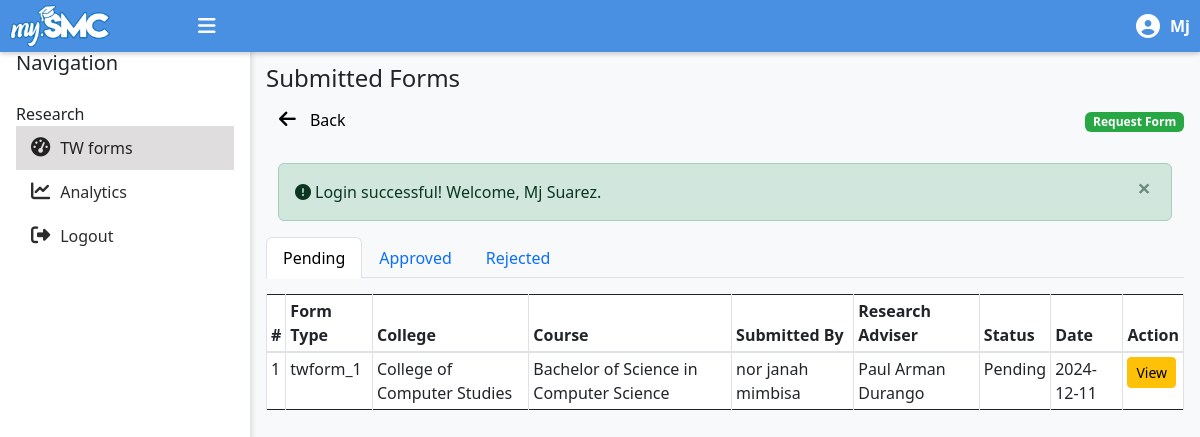
Page /dean/tw-forms.php (signed in) on the committed database.
### tables this page shows
CREATE TABLE `tw_forms` (
  `tw_form_id` int(11) NOT NULL,
  `form_type` enum('twform_1','twform_2','twform_3','twform_4','twform_5') NOT NULL,
  `ir_agenda_id` int(11) NOT NULL,
  `col_agenda_id` int(11) NOT NULL,
  `department_id` int(11) NOT NULL,
  `course_id` int(11) NOT NULL,
  `user_id` int(11) NOT NULL,
  `research_adviser_id` int(11) NOT NULL,
  `overall_status` enum('pending','approved','rejected','') NOT NULL,
  `comments` text DEFAULT NULL,
  `submission_date` date DEFAULT NULL,
  `last_updated` timestamp NOT NULL DEFAULT current_timestamp()
);

CREATE TABLE `departments` (
  `department_id` int(11) NOT NULL,
  `department_name` varchar(255) NOT NULL
);

CREATE TABLE `courses` (
  `course_id` int(11) NOT NULL,
  `course_name` varchar(255) NOT NULL,
  `department_id` int(11) DEFAULT NULL
);

CREATE TABLE `accounts` (
  `user_id` int(255) NOT NULL,
  `username` varchar(50) NOT NULL,
  `password` varchar(255) NOT NULL,
  `firstname` varchar(50) NOT NULL,
  `lastname` varchar(50) NOT NULL,
  `contact` varchar(13) NOT NULL,
  `department_id` int(11) NOT NULL,
  `smc_email` varchar(255) NOT NULL,
  `user_type` enum('student','dean','panelist','rmo_staff','subject_advisor') NOT NULL,
  `date_created` datetime NOT NULL DEFAULT current_timestamp()
);

### messages.php (called while the page is built, shortened)
<?php
$messages = isset($_SESSION['messages']) ? $_SESSION['messages'] : [];
?>

### dean/tw-forms.php (the view, shortened to what this page needs)
<?php
    include('dean-master.php');
    require '../config/connect.php';
    include '../messages.php';
    function getTWForms() {
        global $conn;
        $query = "
            SELECT
                tw.tw_form_id,
                tw.form_type,
                tw.user_id,
                tw.ir_agenda_id,
                tw.col_agenda_id,
                tw.department_id AS department,
                tw.course_id AS course,
                tw.research_adviser_id AS adviser,
                tw.comments,
                tw.overall_status,
                tw.submission_date,
                tw.last_updated,
                u.firstname AS student_firstname,
                u.lastname AS student_lastname,
                dep.department_name AS department_name,
                cou.course_name AS course_name,
                advisor.firstname AS adviser_firstname,
                advisor.lastname AS adviser_lastname
            FROM TW_FORMS tw
            LEFT JOIN ACCOUNTS u ON tw.user_id = u.user_id
            LEFT JOIN DEPARTMENTS dep ON tw.department_id = dep.department_id
            LEFT JOIN COURSES cou ON tw.course_id = cou.course_id
            LEFT JOIN ACCOUNTS advisor ON tw.research_adviser_id = advisor.user_id AND advisor.user_type = 'panelist'
            ORDER BY tw.last_updated DESC
        ";
        $stmt = mysqli_prepare($conn, $query);
        mysqli_stmt_execute($stmt);
        $result = mysqli_stmt_get_result($stmt);
        $requests = [
            'pending' => [],
            'approved' => [],
            'rejected' => []
        ];
        while ($row = mysqli_fetch_assoc($result)) {
            $status = strtolower($row['overall_status']);
            if (isset($requests[$status])) {
                $requests[$status][] = $row;
            }
        }
        return $requests;
    }
    $twforms_by_status = getTWForms();
?>
<section id="tw-forms" class="pt-4">
    <div class="header-container pt-4">
        <h4 class="text-left">Submitted Forms</h4>
    </div>
            <div class="d-flex justify-content-between align-items-center mb-4">
                <a href="javascript:history.back()" class="btn btn-link" style="font-size: 1rem; text-decoration: none; color: black;">
                    <i class="fas fa-arrow-left" style="margin-right: 10px; font-size: 1.2rem;"></i>
                    Back
                </a>
                <div class="actions">
                    <a href="javascript:void(0);" data-bs-toggle="modal" class="badge btn-success text-decoration-none" data-bs-target="#formTypeModal"></i> <strong>Request Form</strong></a>
                </div>
            </div>
        <?php if (!empty($messages)): ?>
            <div class="container mt-3">
                <?php foreach ($messages as $message): ?>
                    <div class="alert alert-<?= htmlspecialchars($message['tags']) ?> alert-dismissible fade show" role="alert">
                    <i class="fa-solid fa-circle-exclamation mr-1"></i><?= htmlspecialchars($message['content']) ?>
                        <button type="button" class="close" data-bs-dismiss="alert" aria-label="Close">
                            <span aria-hidden="true">&times;</span>
                        </button>
                    </div>
                <?php endforeach; ?>
            </div>
        <?php endif; ?>
        <div class="tab-container">
            <ul class="nav nav-tabs mb-3 d-flex justify-content-center justify-content-md-start">
                <li class="nav-item">
                    <a class="nav-link active" id="pendingTab" href="javascript:void(0);">Pending</a>
                </li>
                <li class="nav-item">
                    <a class="nav-link" id="approvedTab" href="javascript:void(0);">Approved</a>
                </li>
                <li class="nav-item">
                    <a class="nav-link" id="rejectedTab" href="javascript:void(0);">Rejected</a>
                </li>
            </ul>
        </div>
        <div class="row">
            <?php foreach (['pending', 'approved', 'rejected'] as $status): ?>
            <div id="<?= $status ?>Forms" class="form-section w-100" style="display: <?= $status === 'pending' ? 'block' : 'none'; ?>;">
                <?php if (!empty($twforms_by_status[$status])): ?>
                <div class="table-responsive">
                    <table id="items-table" class="table table-bordered table-sm display">
                        <thead class="w-100">
                            <tr>
                                <th>#</th>
                                <th>Form Type</th>
                                <th>College</th>
                                <th>Course</th>
                                <th>Submitted By</th>
                                <th>Research Adviser</th>
                                <th>Status</th>
                                <th>Date</th>
                                <th>Action</th>
                            </tr>
                        </thead>
                        <tbody>
                            <?php $i = 1; foreach ($twforms_by_status[$status] as $form): ?>
                                <tr>
                                    <td><?= $i++; ?></td>
                                    <td><?= $form['form_type'] ?></td>
                                    <td><?= $form['department_name'] ?></td>
                                    <td><?= $form['course_name'] ?></td>
                                    <td><?= $form['student_firstname'] . ' ' . $form['student_lastname'] ?></td>
                                    <td><?= $form['adviser_firstname'] . ' ' . $form['adviser_lastname'] ?></td>
                                    <td><?= ucfirst($form['overall_status']) ?></td>
                                    <td><?= $form['submission_date'] ?></td>
                                    <td>
                                        <?php
                                        switch ($form['form_type']) {
                                            case 'twform_1':
                                                $viewPage = 'tw-form1-details.php';
                                                break;
                                        }
                                        ?>
                                        <a href="<?= $viewPage ?>?tw_form_id=<?= $form['tw_form_id'] ?>" class="btn btn-warning btn-sm">View</a>
                                    </td>
                                </tr>
                            <?php endforeach; ?>
                        </tbody>
                    </table>
                </div>
                    <?php else: ?>
                    <p class="text-center text-muted">No <?= ucfirst($status) ?> forms available.</p>
                <?php endif; ?>
            </div>
        <?php endforeach; ?>
    </div>
</section>
<?php
include('dean-master.php');
?>

### css/dashboard.css (style rules this page uses)
body { display: flex; min-height: 100vh; margin: 0; background-color: #a8b5c7; }
.alert { padding: 10px; display: flex; align-items: center; max-width: 100%; margin-bottom: 20px; border-radius: 5px; }

### rows in the picture
tw_forms: form_type "twform_1", department.department_name "College of Computer Studies", course.course_name "Bachelor of Science in Computer Science", user.firstname "nor janah", user.lastname "mimbisa", accounts.firstname "Paul Arman", accounts.lastname "Durango", overall_status "Pending", submission_date "2024-12-11"

### other values in the picture
$firstname "Mj"
$message['content'] "Login successful! Welcome, Mj Suarez."
